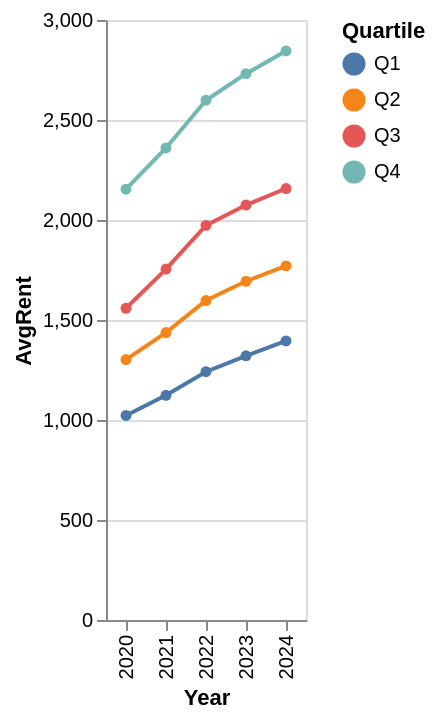

The cell this chart's notebook holds for it:
### Code cell
#Trend line of rent per year by quartile
#Create subdataframes for each quartile of yearly_rent_df
yearly_rent_q1_df = yearly_rent_df[yearly_rent_df["2020"] <= 1163.080643].reset_index(drop=True)
yearly_rent_q2_df = yearly_rent_df[(yearly_rent_df["2020"] <= 1439.596520) & (yearly_rent_df["2020"] > 1163.080643)].reset_index(drop=True)
yearly_rent_q3_df = yearly_rent_df[(yearly_rent_df["2020"] <= 1690.859386) & (yearly_rent_df["2020"] > 1439.596520)].reset_index(drop=True)
yearly_rent_q4_df = yearly_rent_df[yearly_rent_df["2020"] > 1690.859386].reset_index(drop=True)
#Create trend series of averages per year
rent_trend_q1 = yearly_rent_q1_df[["2020", "2021", "2022", "2023", "2024"]].mean()
rent_trend_q2 = yearly_rent_q2_df[["2020", "2021", "2022", "2023", "2024"]].mean()
rent_trend_q3 = yearly_rent_q3_df[["2020", "2021", "2022", "2023", "2024"]].mean()
rent_trend_q4 = yearly_rent_q4_df[["2020", "2021", "2022", "2023", "2024"]].mean()
#Combine series into trends df
rent_trends_df = pd.DataFrame({"Q1":rent_trend_q1, "Q2":rent_trend_q2, "Q3":rent_trend_q3, "Q4":rent_trend_q4})
#Set Year as index for chart
rent_trends_df_reset = rent_trends_df.reset_index().rename(columns={"index":"Year"})
#Create chart
alt.Chart(rent_trends_df_reset).transform_fold(
    ["Q1", "Q2", "Q3", "Q4"],
    as_=["Quartile", "AvgRent"]
).mark_line(point=True).encode(
    x="Year:O",
    y="AvgRent:Q",
    color="Quartile:N"
)

### Figure 1 — Vega-Lite specification as saved in the notebook (floating-point values rounded to 4 significant figures)
{"config": {"view": {"continuousWidth": 300, "continuousHeight": 300}}, "data": {"name": "data-2613c3c0f65b35c7c5a1debcc7165384"}, "mark": {"type": "line", "point": true}, "encoding": {"color": {"field": "Quartile", "type": "nominal"}, "x": {"field": "Year", "type": "ordinal"}, "y": {"field": "AvgRent", "type": "quantitative"}}, "transform": [{"fold": ["Q1", "Q2", "Q3", "Q4"], "as": ["Quartile", "AvgRent"]}], "$schema": "https://vega.github.io/schema/vega-lite/v6.1.0.json", "datasets": {"data-2613c3c0f65b35c7c5a1debcc7165384": [{"Year": "2020", "Q1": 1023.0, "Q2": 1302.0, "Q3": 1559.0, "Q4": 2154.0}, {"Year": "2021", "Q1": 1123.0, "Q2": 1437.0, "Q3": 1755.0, "Q4": 2360.0}, {"Year": "2022", "Q1": 1241.0, "Q2": 1597.0, "Q3": 1973.0, "Q4": 2599.0}, {"Year": "2023", "Q1": 1321.0, "Q2": 1694.0, "Q3": 2075.0, "Q4": 2731.0}, {"Year": "2024", "Q1": 1395.0, "Q2": 1771.0, "Q3": 2157.0, "Q4": 2845.0}]}}
